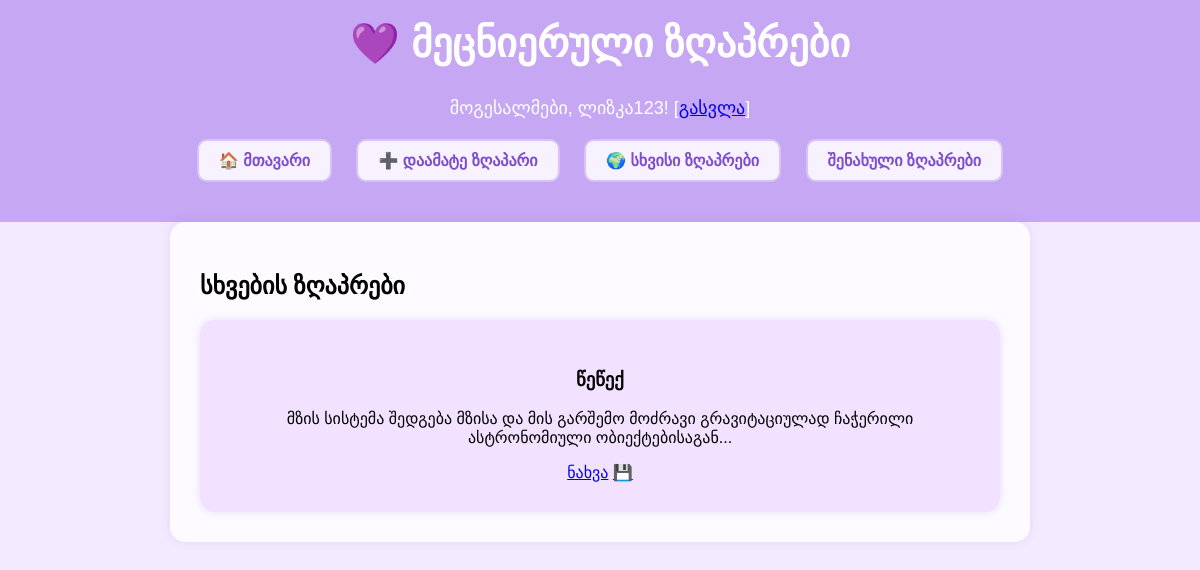
Screenshot of /others (signed in) with the database file from the repository.
### models.py (models this page shows, shortened)
class User(UserMixin, db.Model):
    id = db.Column(db.Integer, primary_key=True)
    username = db.Column(db.String(150), nullable=False)
    password = db.Column(db.String(150), nullable=False)
    stories = db.relationship('Story', backref='author', lazy=True)
    liked_stories = db.relationship('Like', back_populates='user', lazy=True)
    saved_stories = db.relationship('SavedStory', backref='user', lazy=True)

class Story(db.Model):
    id = db.Column(db.Integer, primary_key=True)
    title = db.Column(db.String(200), nullable=False)
    content = db.Column(db.Text, nullable=False)
    user_id = db.Column(db.Integer, db.ForeignKey('user.id'), nullable=False)
    likes = db.relationship('Like', back_populates='story', lazy=True)
    saves = db.relationship('SavedStory', backref='story', lazy=True)

### main.py (the view)
@app.route('/others')
@login_required
def others():
    other_stories = Story.query.filter(Story.user_id != current_user.id).all()
    return render_template('others.html', stories=other_stories)

### main.py (called while the page is built)
@login_manager.user_loader
def load_user(user_id):
    return User.query.get(int(user_id))

### templates/others.html
{% extends 'base.html' %}
{% block content %}
<h2>სხვების ზღაპრები</h2>
{% for story in stories %}
  <div class="story">
    <h3>{{ story.title }}</h3>
    <p>{{ story.content[:100] }}...</p>
    <a href="{{ url_for('view', story_id=story.id) }}">ნახვა</a>
    <a href="{{ url_for('save', story_id=story.id) }}">💾</a>
  </div>
{% else %}
  <p>სხვების ზღაპრები ჯერ არ არსებობს.</p>
{% endfor %}
{% endblock %}

### templates/base.html (shortened to what this page needs)
<!DOCTYPE html>
<html lang="ka">
<head>
    <link rel="stylesheet" href="{{ url_for('static', filename='style.css') }}">
</head>
<body>
    <header>
        <h1 class="main-title">💜 მეცნიერული ზღაპრები</h1>
        {% if current_user.is_authenticated %}
            <p class="welcome">მოგესალმები, {{ current_user.username }}! [<a href="{{ url_for('auth.logout') }}">გასვლა</a>]</p>
            <nav class="top-nav">
                <a class="nav-button" href="{{ url_for('home') }}">🏠 მთავარი</a>
                <a class="nav-button" href="{{ url_for('add') }}">➕ დაამატე ზღაპარი</a>
                <a class="nav-button" href="{{ url_for('others') }}">🌍 სხვისი ზღაპრები</a>
                <a class="btn btn-light border mx-1" href="{{ url_for('saved_stories') }}">შენახული ზღაპრები</a>
            </nav>
        {% else %}
            <nav class="top-nav">
                <a class="nav-button" href="{{ url_for('auth.login') }}">🔒 შესვლა</a>
                <a class="nav-button" href="{{ url_for('auth.signup') }}">📝 რეგისტრაცია</a>
            </nav>
        {% endif %}
    </header>
    <main>
        {% block content %}{% endblock %}
    </main>
</body>
</html>

### static/style.css (style rules this page uses)
body { font-family: "Arial", sans-serif; background-color: #f3eaff; margin: 0; padding: 0; }
header { background-color: #c6a7f3; padding: 20px 20px 40px 20px; text-align: center; color: white; }
header h1 { margin: 0; font-size: 40px; font-weight: bold; }
header p { margin-top: 30px; font-size: 18px; font-weight: 500; }
nav { margin-top: 20px; }
nav a { text-decoration: none; color: #7d4dcc; background-color: #f8f1ff; border: 2px solid #d6c4f5; border-radius: 10px; padding: 10px 20px; margin: 0 10px; font-weight: bold; font-size: 16px; transition: background-color 0.3s, color 0.3s, border 0.3s; display: inline-block; }
main { padding: 30px; max-width: 800px; margin: auto; background-color: #fdfbff; border-radius: 15px; box-shadow: 0 0 10px rgba(139, 98, 201, 0.15); }
.story { background-color: #f3e2ff; padding: 30px; border-radius: 15px; box-shadow: 0 0 8px rgba(176, 144, 231, 0.3); text-align: center; }

### rows the page displays
User: username "ლიზკა123"
Story: title "წეწექ", content "მზის სისტემა შედგება მზისა და მის გარშემო მოძრავი გრავიტაციულად ჩაჭერილი ასტრონომიული ობიექტებისაგან"
